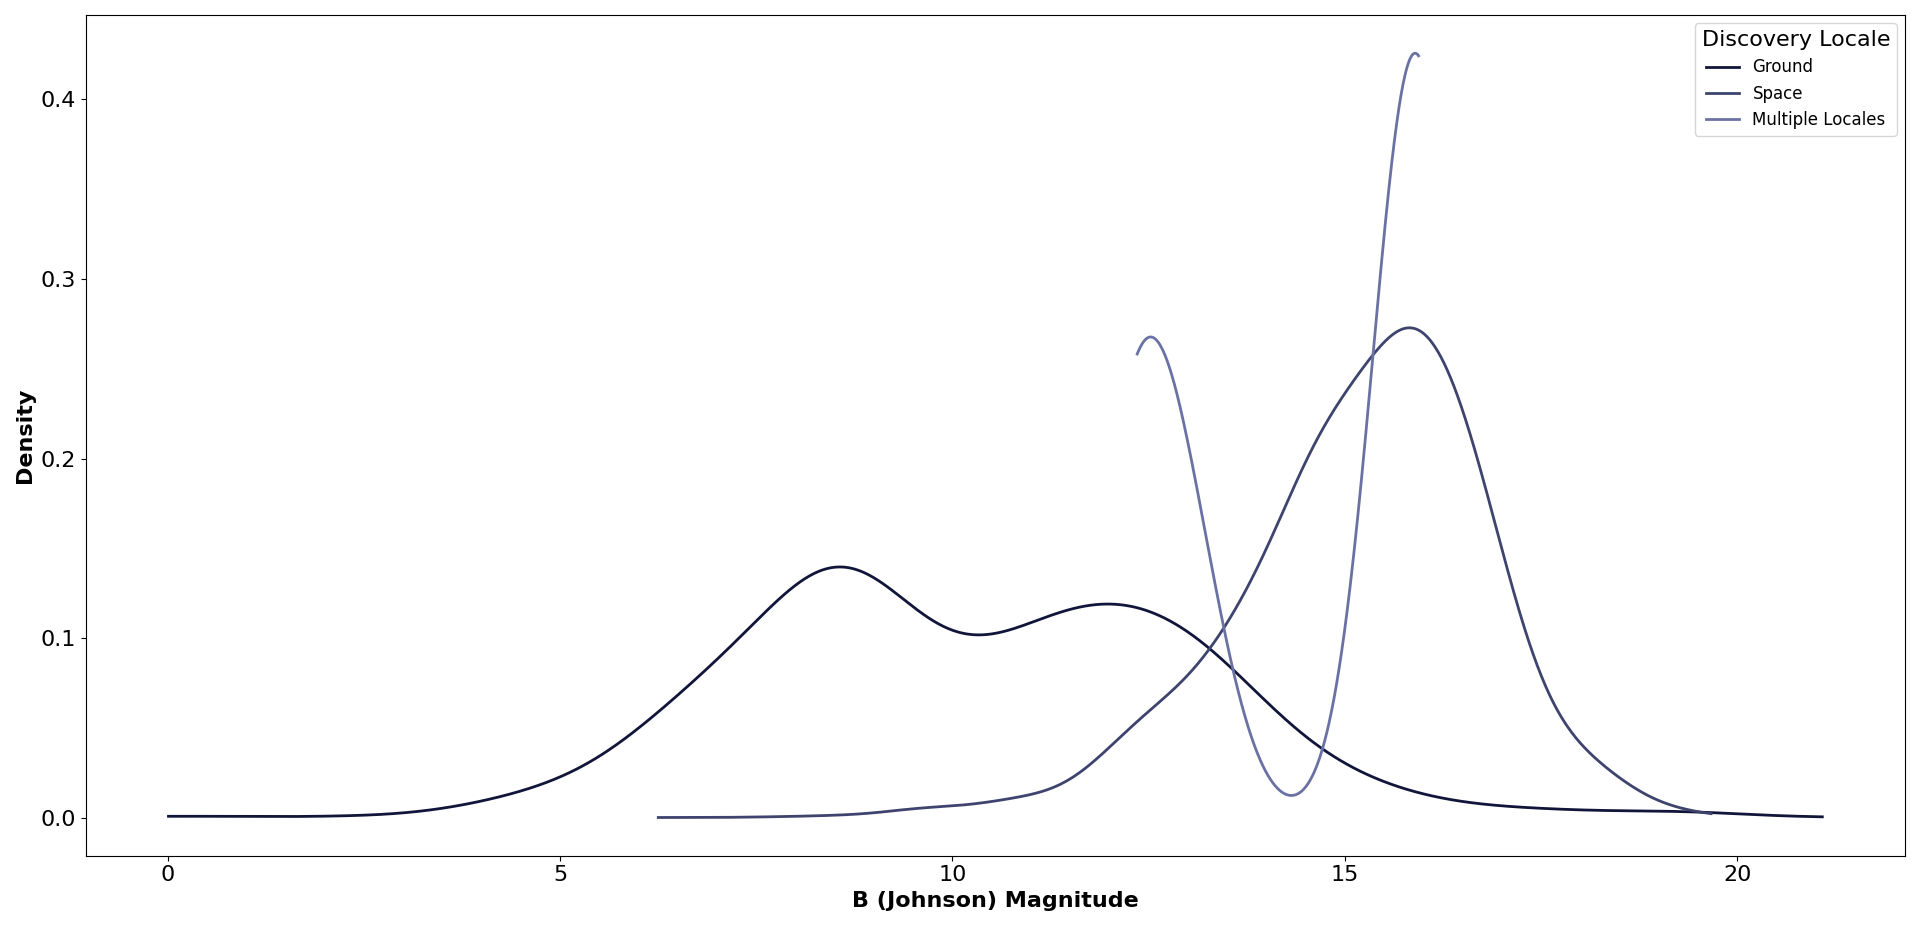

Here is the Python script that generated this plot:

# Paths:
path_data = "data/"

# Packages:
import numpy as np
import pandas as pd
import matplotlib.pyplot as plt
from matplotlib.colors import LinearSegmentedColormap

# Display options:
pd.set_option("display.width", 1200)
pd.set_option("display.max_columns", 300)
pd.set_option("display.max_rows", 300)

# Dataset:
df = pd.read_csv(path_data + "nasa_exoplanets.csv")
df_varnames = pd.read_csv(path_data + "nasa_exoplanets_var_names.csv")

# Variables:
x_var = "sy_bmag"
x_var_name = df_varnames.loc[(df_varnames["var"] == x_var), ["var_name"]].values[0][0]
color_var = "disc_locale"
color_var_name = df_varnames.loc[(df_varnames["var"] == color_var), ["var_name"]].values[0][0]

# Adapt the data:
df_plot = df[[x_var, color_var]]

# Deal with NaN:
df_plot = df_plot.dropna()

# Plot:
lvls = df_plot[color_var].unique()
n_levels = len(lvls)
cmap = LinearSegmentedColormap.from_list("my_palette", ["#111539", "#97A1D9"])
my_palette = [cmap(i/n_levels) for i in np.array(range(n_levels))]

fig, ax = plt.subplots(
    figsize = (20, 10),
    tight_layout = True
)
for l, lvl in enumerate(lvls):
    df_lvl = df_plot.loc[df_plot[color_var] == lvl, ]
    x_vals = df_lvl[x_var].tolist()
    xs = np.linspace(min(x_vals), max(x_vals), 1000)
    density = gaussian_kde(x_vals)
    density.covariance_factor = lambda: 0.3
    density._compute_covariance()
    _ = ax.plot(
        xs,
        density(xs),
        linewidth = 2,
        color = my_palette[l],
        label = lvl
    )
_ = ax.legend(
    fontsize = "large",
    title = color_var_name,
    title_fontsize = 16,
    loc = "upper right"
)
_ = ax.set_xlabel(
    x_var_name,
    fontsize = 16,
    fontweight = "bold"
)
_ = ax.set_ylabel(
    "Density",
    fontsize = 16,
    fontweight = "bold"
)
_ = ax.tick_params(
    axis = "x", 
    which = "major", 
    labelsize = 16
)
_ = ax.tick_params(
    axis = "y", 
    which = "major", 
    labelsize = 16
)
